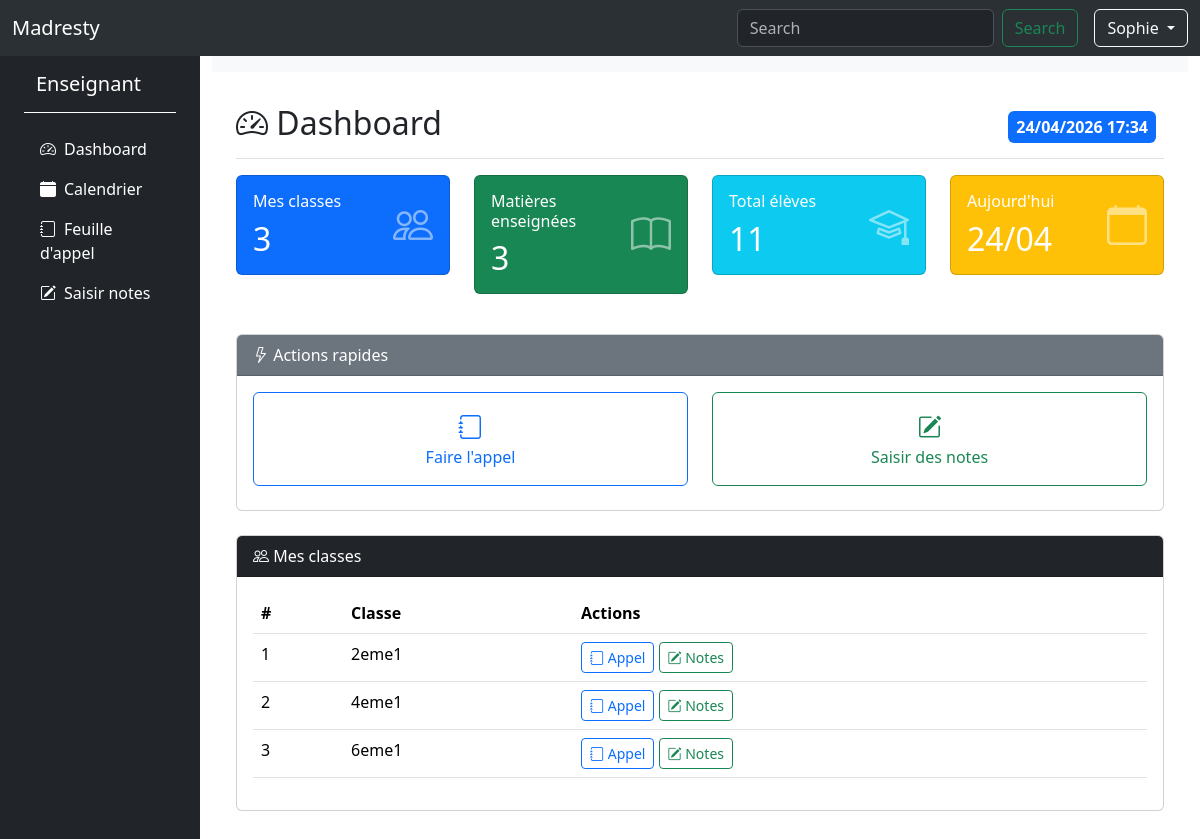
/enseignant/dashboard (signed in), run on the app's committed database.
### tables this page shows
CREATE TABLE `enseignants` (
  `id` int(11) NOT NULL,
  `user_id` int(11) DEFAULT NULL,
  `employeId` varchar(20) NOT NULL,
  `dateEmbauche` date NOT NULL,
  `diplome` varchar(200) DEFAULT NULL,
  `specialite` varchar(50) DEFAULT NULL,
  `estProfesseurPrincipale` tinyint(1) DEFAULT 0,
  `dateCreation` timestamp NOT NULL DEFAULT current_timestamp(),
  `dateMiseAjour` timestamp NOT NULL DEFAULT current_timestamp() ON UPDATE current_timestamp()
);

CREATE TABLE `classes` (
  `id` int(11) NOT NULL,
  `nombreEleve` int(11) DEFAULT NULL,
  `nomClasse` varchar(5) DEFAULT NULL,
  `idEns` int(11) DEFAULT NULL
);

### App/Controllers/EnseignantController.php (called while the page is built, shortened)
<?php
    class EnseignantController{
        private ?Enseignant $enseignant;
        public function __construct(){
            if(isset($_SESSION["user"]["id"])) {
            $this->enseignant = Enseignant::findByUserId($_SESSION["user"]["id"]);
            }
        }
        public function dashboard() : void {
            $classes = $this->enseignant->getClasses();
            $matieres = $this->enseignant->getMatieres();
            $nbClasses = count($classes);
            $nbMatieres = count($matieres);
            $nbEleves = 0;
            foreach($classes as $classe) {
                $nbEleves += $this->enseignant->getNbElevesByClasse($classe['id']);
            }
            require_once __DIR__ . '/../../plain.inc.php';
    }
    }

### autoLoad.php (called while the page is built, shortened)
<?php
    spl_autoload_register(function($className){
        $basePath = __DIR__ . "/App/";
        $prefix = "App\\";
        $len = strlen($prefix);
        $relativeClass = substr($className, $len);
        $relativePath = str_replace('\\', '/', $relativeClass);
        $extensions = ['.class.php', '.php'];
        foreach($extensions as $extension){
            $file = $basePath . $relativePath . $extension;
            if(file_exists($file)){
                return;
            }
        }
        });

### App/Core/DataBase.class.php (called while the page is built, shortened)
<?php
    class DataBase {
        private static ?PDO $instance = null;
        private $host;
        private $user;
        private $pwd;
        private $dbName;
        private function __construct(){
            $config = require __DIR__ . '/../../Config/database.php';
            $this->host = $config["host"];
            $this->user = $config["username"];
            $this->pwd = $config["password"];
            $this->dbName = $config["dbname"];
        }
        public static function getConnection() : PDO {
            if(self::$instance === null){
                $db = new self();
                self::$instance = $db->connect();
            }
            return self::$instance;
        }
        protected function connect(){
            try{
                $dsn = 'mysql:host=' . $this->host . ';dbname=' . $this->dbName;
                $pdo = new PDO($dsn, $this->user, $this->pwd);
                $pdo->setAttribute(PDO::ATTR_DEFAULT_FETCH_MODE, PDO::FETCH_ASSOC);
                return $pdo;
            }catch(PDOException $e){
                die("Erreur de connexion à la base de données : " . $e->getMessage());
            }
        }
    }

### App/Models/Enseignant.class.php (called while the page is built, shortened)
<?php
    class Enseignant extends User{
        public static function findByUserId(int $userId): ?Enseignant {
    $enseignant = new self();
    $sql = "SELECT * FROM enseignants WHERE user_id = ?";
    $data = $enseignant->fetchOne($sql, [$userId]);
    if($data && !empty($data)){
        foreach($data as $key => $value){
            if(property_exists($enseignant, $key)){
                if(($key === 'dateDemabauche') && !empty($value)){
                    $enseignant->$key = new DateTime($value);
                } elseif($key !== 'dateDemabauche') {
                    $enseignant->$key = $value;
                }
            }
        }
        $sqlUser = "SELECT id, nom, prenom, email, numeroDeTelephon, role, passwordHash, failedAttempts FROM users WHERE id = ?";
        $userData = $enseignant->fetchOne($sqlUser, [$userId]);
        if($userData && !empty($userData)){
            foreach($userData as $key => $value){
                if(property_exists($enseignant, $key)){
                    $enseignant->$key = $value;
                }
            }
        }
        $enseignant->dateDeCreation = $enseignant->dateDeCreation ?? new DateTime();
        $enseignant->dernierLogin = $enseignant->dernierLogin ?? new DateTime();
        $enseignant->dateDeMiseAjour = $enseignant->dateDeMiseAjour ?? new DateTime();
        return $enseignant;
    }
    return null;
}
        public function getClasses() : array {
            $sql = "SELECT nomClasse, c.id
                    FROM classes c
                    JOIN enseignants e
                    ON c.idEns = e.id
                    JOIN users u
                    ON e.user_id = u.id
                    WHERE u.id = ?";
            $userId = $_SESSION["user"]["id"];
            $resultat =  $this->fetchAll($sql, [$userId]);
            return $resultat ?: [];
        }
        public function getEnsId() : ?int {
            $sql = "SELECT e.id
                    FROM enseignants e
                    JOIN users u
                    ON e.user_id = u.id
                    WHERE u.id = ?";
            $userId = $_SESSION["user"]['id'];
            $resultat =  $this->fetchOne($sql, [$userId]);
            return $resultat ? (int) $resultat['id'] : null;
        }
        public function getMatieres() : array {
            $ensId = $this->getEnsId();
            $sql = "SELECT nom, id
                    FROM matierres m
                    JOIN enseigner e
                    ON m.id = e.idMatierre
                    WHERE e.idEns = ?";
            return $this->fetchAll($sql, [$ensId]) ?: [];
        }
        public function getNbElevesByClasse(int $classeId): int {
            $sql = "SELECT COUNT(*) as total FROM eleves WHERE idClasse = ?";
            $result = $this->fetchOne($sql, [$classeId]);
            return $result['total'] ?? 0;
        }
    }

### App/Core/BaseModel.class.php (called while the page is built, shortened)
<?php
    abstract class BaseModel {
        protected PDO $db;
        public function __construct(){
            $this->db = DataBase::getConnection();
        }
        protected function query(string $sql, array $params = []){
            $stmt = $this->db->prepare($sql);
            $stmt->execute($params);
            return $stmt;
        }
        protected function fetchOne(string $sql, array $params = []){
            $stmt = $this->query($sql, $params);
            return $stmt->fetch();
        }
        protected function fetchAll(string $sql, array $params = []){
            $stmt = $this->query($sql, $params);
            return $stmt->fetchAll();
        }
}

### Views/Enseignant/Dashboard.php (the view)
<div class="container">
    <div class="d-flex justify-content-between flex-wrap flex-md-nowrap align-items-center pt-3 pb-2 mb-3 border-bottom">
        <h1 class="h2">
            <i class="bi bi-speedometer2"></i> Dashboard
        </h1>
        <div class="btn-toolbar mb-2 mb-md-0">
            <div class="btn-group me-2">
                <span class="badge bg-primary fs-6 p-2">
                    <?= date('d/m/Y H:i') ?>
                </span>
            </div>
        </div>
    </div>
    <div class="row mb-4">
        <div class="col-md-3 mb-3">
            <div class="card text-white bg-primary">
                <div class="card-body">
                    <div class="d-flex justify-content-between align-items-center">
                        <div>
                            <h6 class="card-title">Mes classes</h6>
                            <h2 class="mb-0"><?= $nbClasses ?? 0 ?></h2>
                        </div>
                        <i class="bi bi-people fs-1 opacity-50"></i>
                    </div>
                </div>
            </div>
        </div>
        <div class="col-md-3 mb-3">
            <div class="card text-white bg-success">
                <div class="card-body">
                    <div class="d-flex justify-content-between align-items-center">
                        <div>
                            <h6 class="card-title">Matières enseignées</h6>
                            <h2 class="mb-0"><?= $nbMatieres ?? 0 ?></h2>
                        </div>
                        <i class="bi bi-book fs-1 opacity-50"></i>
                    </div>
                </div>
            </div>
        </div>
        <div class="col-md-3 mb-3">
            <div class="card text-white bg-info">
                <div class="card-body">
                    <div class="d-flex justify-content-between align-items-center">
                        <div>
                            <h6 class="card-title">Total élèves</h6>
                            <h2 class="mb-0"><?= $nbEleves ?? 0 ?></h2>
                        </div>
                        <i class="bi bi-mortarboard fs-1 opacity-50"></i>
                    </div>
                </div>
            </div>
        </div>
        <div class="col-md-3 mb-3">
            <div class="card text-white bg-warning">
                <div class="card-body">
                    <div class="d-flex justify-content-between align-items-center">
                        <div>
                            <h6 class="card-title">Aujourd'hui</h6>
                            <h2 class="mb-0"><?= date('d/m') ?></h2>
                        </div>
                        <i class="bi bi-calendar fs-1 opacity-50"></i>
                    </div>
                </div>
            </div>
        </div>
    </div>
    <div class="row mb-4">
        <div class="col-12">
            <div class="card">
                <div class="card-header bg-secondary text-white">
                    <i class="bi bi-lightning"></i> Actions rapides
                </div>
                <div class="card-body">
                    <div class="row">
                        <div class="col-md-6 mb-2">
                            <a href="/pfa/index.php?url=enseignant/selectForm&action=appel" class="btn btn-outline-primary w-100 py-3">
                                <i class="bi bi-journal fs-4 d-block"></i>
                                Faire l'appel
                            </a>
                        </div>
                        <div class="col-md-6 mb-2">
                            <a href="/pfa/index.php?url=enseignant/selectForm&action=notes" class="btn btn-outline-success w-100 py-3">
                                <i class="bi bi-pencil-square fs-4 d-block"></i>
                                Saisir des notes
                            </a>
                        </div>
                    </div>
                </div>
            </div>
        </div>
    </div>
    <div class="row">
        <div class="col-12">
            <div class="card">
                <div class="card-header bg-dark text-white">
                    <i class="bi bi-people"></i> Mes classes
                </div>
                <div class="card-body">
                    <?php if(!empty($classes)): ?>
                        <div class="table-responsive">
                            <table class="table table-hover">
                                <thead>
                                    <tr>
                                        <th>#</th>
                                        <th>Classe</th>
                                        <th>Actions</th>
                                    </tr>
                                </thead>
                                <tbody>
                                    <?php $i = 1; foreach($classes as $classe): ?>
                                    <tr>
                                        <td><?= $i++ ?></td>
                                        <td><?= htmlspecialchars($classe['nomClasse']) ?></td>
                                        <td>
                                            <a href="/pfa/index.php?url=enseignant/selectForm&action=appel&classe_id=<?= $classe['id'] ?>"
                                               class="btn btn-sm btn-outline-primary">
                                                <i class="bi bi-journal"></i> Appel
                                            </a>
                                            <a href="/pfa/index.php?url=enseignant/selectForm&action=notes&classe_id=<?= $classe['id'] ?>"
                                               class="btn btn-sm btn-outline-success">
                                                <i class="bi bi-pencil-square"></i> Notes
                                            </a>
                                        </td>
                                    </tr>
                                    <?php endforeach; ?>
                                </tbody>
                            </table>
                        </div>
                    <?php else: ?>
                        <div class="alert alert-info">Aucune classe affectée.</div>
                    <?php endif; ?>
                </div>
            </div>
        </div>
    </div>
</div>

### data on the page
enseignants: id "3"
classes: nomClasse "2eme1"
classes: nomClasse "4eme1"
classes: nomClasse "6eme1"

### other printed values
$_SESSION["user"]['prenom'] "Sophie"
$role "Enseignant"
$nbClasses "3"
$nbEleves "11"
